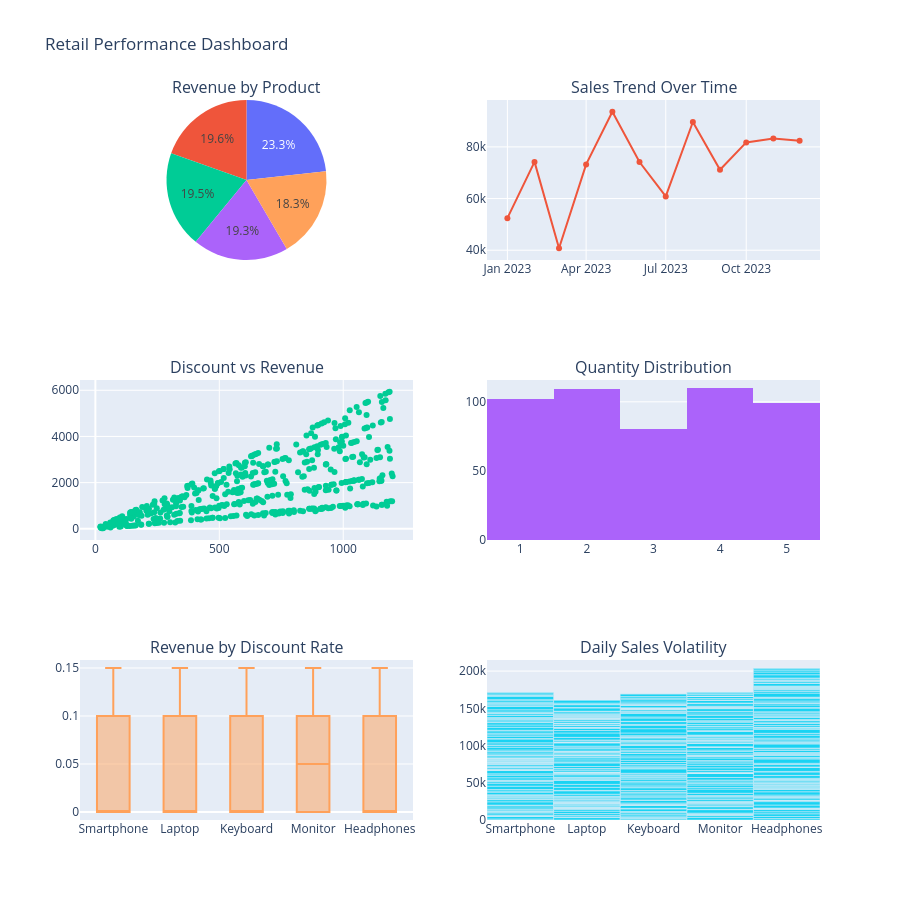

Write notebook code for a chart like this one.
### Code cell
from plotly.subplots import make_subplots

fig = make_subplots(
    rows=3, cols=2,
    subplot_titles=("Revenue by Product", "Sales Trend Over Time", 
                    "Discount vs Revenue", "Quantity Distribution",
                    "Revenue by Discount Rate", "Daily Sales Volatility"),
    specs=[[{"type": "domain"}, {"type": "xy"}],
           [{"type": "xy"}, {"type": "xy"}],
           [{"type": "xy"}, {"type": "xy"}]]
)

# 1. Pie Chart
fig.add_trace(go.Pie(labels=df['Product'], values=df['Net_Revenue']), row=1, col=1)
# 2. Line Chart
fig.add_trace(go.Scatter(x=monthly_trend['Date'], y=monthly_trend['Net_Revenue']), row=1, col=2)
# 3. Scatter Plot
fig.add_trace(go.Scatter(x=df['Unit_Price'], y=df['Net_Revenue'], mode='markers'), row=2, col=1)
# 4. Histogram
fig.add_trace(go.Histogram(x=df['Quantity']), row=2, col=2)
# 5. Box Plot
fig.add_trace(go.Box(x=df['Product'], y=df['Discount_Rate']), row=3, col=1)
# 6. Bar Chart
fig.add_trace(go.Bar(x=df['Product'], y=df['Net_Revenue']), row=3, col=2)

fig.update_layout(height=900, title_text="Retail Performance Dashboard", showlegend=False)
fig.show()

### Figure 1 — Plotly figure (JSON) as saved in the notebook; plotly's stock layout.template omitted (floating-point values rounded to 4 significant figures; data arrays with more than 128 entries replaced by an {"elided": "..."} marker saying what was removed)
{"data": [{"domain": {"x": [0, 0.45], "y": [0.7778, 1]}, "labels": {"elided": "500 str values"}, "type": "pie", "values": {"elided": "500 float values"}}, {"type": "scatter", "x": ["2023-01", "2023-02", "2023-03", "2023-04", "2023-05", "2023-06", "2023-07", "2023-08", "2023-09", "2023-10", "2023-11", "2023-12"], "xaxis": "x", "y": [52420.0, 74190.0, 40760.0, 73210.0, 93600.0, 74130.0, 60820.0, 89630.0, 71140.0, 81740.0, 83210.0, 82420.0], "yaxis": "y"}, {"mode": "markers", "type": "scatter", "x": {"elided": "500 float values"}, "xaxis": "x2", "y": {"elided": "500 float values"}, "yaxis": "y2"}, {"type": "histogram", "x": {"elided": "500 int values"}, "xaxis": "x3", "yaxis": "y3"}, {"type": "box", "x": {"elided": "500 str values"}, "xaxis": "x4", "y": {"elided": "500 float values"}, "yaxis": "y4"}, {"type": "bar", "x": {"elided": "500 str values"}, "xaxis": "x5", "y": {"elided": "500 float values"}, "yaxis": "y5"}], "layout": {"annotations": [{"font": {"size": 16}, "showarrow": false, "text": "Revenue by Product", "x": 0.225, "xanchor": "center", "xref": "paper", "y": 1, "yanchor": "bottom", "yref": "paper"}, {"font": {"size": 16}, "showarrow": false, "text": "Sales Trend Over Time", "x": 0.775, "xanchor": "center", "xref": "paper", "y": 1, "yanchor": "bottom", "yref": "paper"}, {"font": {"size": 16}, "showarrow": false, "text": "Discount vs Revenue", "x": 0.225, "xanchor": "center", "xref": "paper", "y": 0.6111, "yanchor": "bottom", "yref": "paper"}, {"font": {"size": 16}, "showarrow": false, "text": "Quantity Distribution", "x": 0.775, "xanchor": "center", "xref": "paper", "y": 0.6111, "yanchor": "bottom", "yref": "paper"}, {"font": {"size": 16}, "showarrow": false, "text": "Revenue by Discount Rate", "x": 0.225, "xanchor": "center", "xref": "paper", "y": 0.2222, "yanchor": "bottom", "yref": "paper"}, {"font": {"size": 16}, "showarrow": false, "text": "Daily Sales Volatility", "x": 0.775, "xanchor": "center", "xref": "paper", "y": 0.2222, "yanchor": "bottom", "yref": "paper"}], "height": 900, "showlegend": false, "title": {"text": "Retail Performance Dashboard"}, "xaxis": {"anchor": "y", "domain": [0.55, 1]}, "xaxis2": {"anchor": "y2", "domain": [0, 0.45]}, "xaxis3": {"anchor": "y3", "domain": [0.55, 1]}, "xaxis4": {"anchor": "y4", "domain": [0, 0.45]}, "xaxis5": {"anchor": "y5", "domain": [0.55, 1]}, "yaxis": {"anchor": "x", "domain": [0.7778, 1]}, "yaxis2": {"anchor": "x2", "domain": [0.3889, 0.6111]}, "yaxis3": {"anchor": "x3", "domain": [0.3889, 0.6111]}, "yaxis4": {"anchor": "x4", "domain": [0, 0.2222]}, "yaxis5": {"anchor": "x5", "domain": [0, 0.2222]}}}
